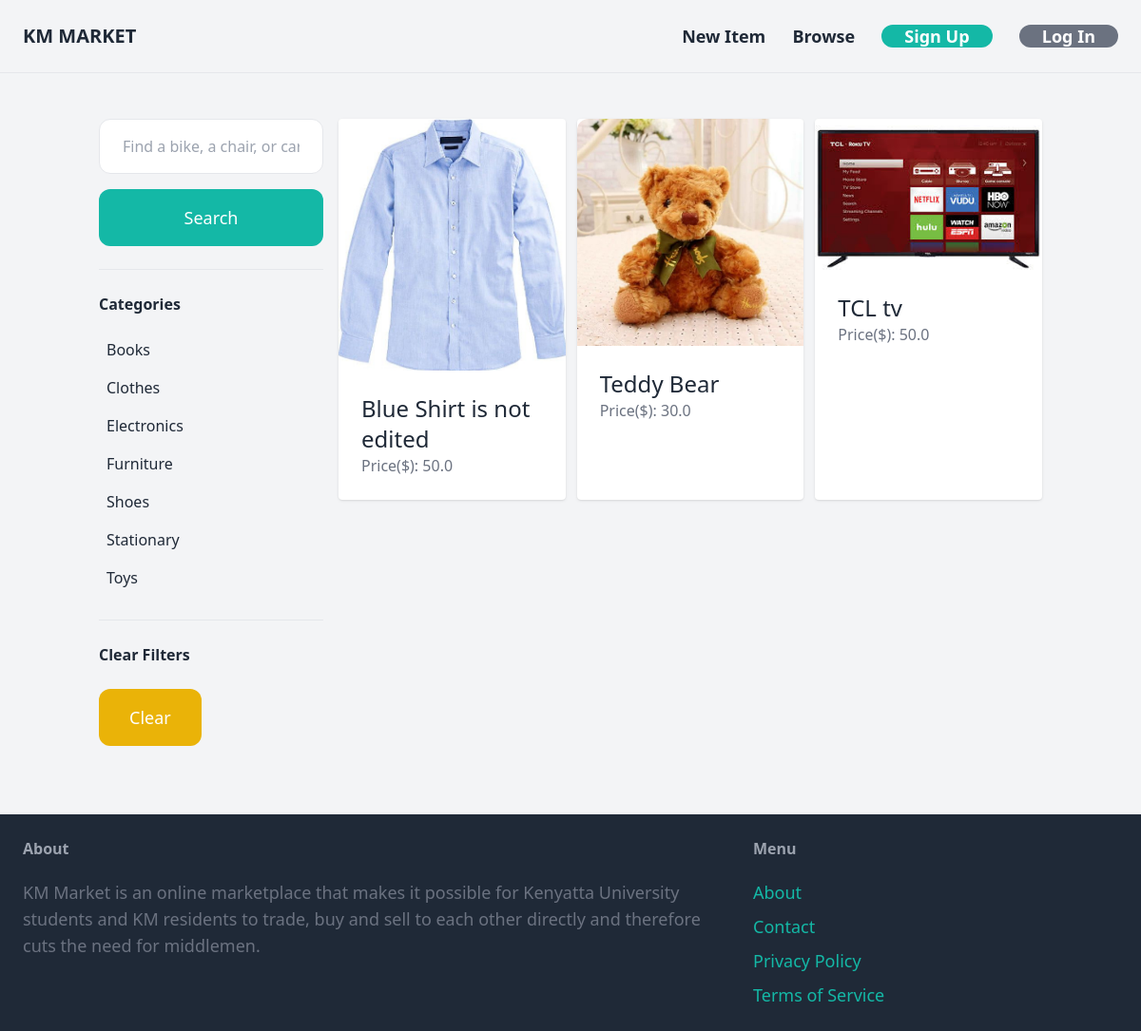
The app's page /items/ with its own data.
### item/models.py (models this page shows, shortened)
class Category(models.Model):
    name = models.CharField(max_length=255)
    class Meta:
        ordering = ('name',)
        verbose_name_plural = 'categories'

class Item(models.Model):
    category = models.ForeignKey(Category, related_name="items", on_delete=models.CASCADE)
    name = models.CharField(max_length=255, default='noname')
    description = models.TextField(blank=True, null=True)
    price = models.FloatField()
    image = models.ImageField(upload_to="item_images", blank=True, null=True)
    is_sold = models.BooleanField(default=False)
    created_by = models.ForeignKey(User, related_name='items', on_delete=models.CASCADE)
    created_at = models.DateTimeField(auto_now_add=True)

### item/views.py (the view)
# urls.py: path('', views.items, name='items'),
def items(request):
    query = request.GET.get('query', '')
    category_id = request.GET.get('category_id', 0)
    categories = Category.objects.all()
    items = Item.objects.filter(is_sold=False)
    if category_id:
        items = items.filter(category_id=category_id)
    if query:
        items = items.filter(Q(name__icontains=query) | Q(description__icontains=query))
    return render(request, 'item/items.html', {
        'items': items,
        'query': query,
        'categories': categories,
        'category_id': int(category_id)
    })

### item/templates/item/items.html (shortened to what this page needs)
{% extends 'core/base.html' %}
{% block content %}
<div class="container mx-auto px-4 py-6">
      <div class="pb-6 grid grid-cols-4 gap-4 bg-gray-100">
          <div class="col-span-1">
              <form action="{% url 'item:items' %}" method="get">
                  <input name="query" class="w-full py-4 px-6 border rounded-xl mb-4" type="text" value="{{ query }}" placeholder="Find a bike, a chair, or car...">
                  <button class="w-full py-4 px-8 text-lg bg-teal-500 hover:bg-teal-700 rounded-xl text-white">Search</button>
              </form>
              <hr class="my-6">
              <p class="font-semibold mb-4">Categories</p>
              <ul>
                  {% for category in categories %}
                      <li class="py-2 px-2 rounded-xl {% if category.id == category_id %} bg-gray-200 {% endif %}">
                          <a href="{% url 'item:items' %}?query={{ query }}&category={{ category.id }}">{{ category.name }}</a>
                      </li>
                  {% endfor %}
              </ul>
              <hr class="my-6">
              <p class="font-semibold mb-4">Clear Filters</p>
              <ul>
                  <li>
                      <a href="{% url 'item:items' %}" class="mt-2 py-4 px-8 inline-block bg-yellow-500 hover:bg-yellow-700 text-lg rounded-xl text-white">Clear</a>
                  </li>
              </ul>
          </div>
          <div class="col-span-3">
              <div class="grid grid-cols-3 gap-3">
                  {% for item in items %}
                      <div class="bg-white rounded shadow">
                          <a href="{% url 'item:detail' item.id %}">
                              <div>
                                  <img src="{{ item.image.url }}" alt="{{ item.name }}" class="rounded-t-xl w-full h-auto">
                              </div>
                              <div class="p-6 bg-white rounded-b-xl">
                                  <h2 class="text-2xl">{{ item.name }}</h2>
                                  <p class="text-gray-500">Price($): {{ item.price }}</p>
                              </div>
                          </a>
                      </div>
                  {% endfor %}
              </div>
          </div>
      </div>
  </div>
{% endblock %}

### records on screen
Category: name "Books"
Category: name "Clothes"
Category: name "Electronics"
Category: name "Furniture"
Category: name "Shoes"
Category: name "Stationary"
Category: name "Toys"
Item: image (picture), name "Blue Shirt is not edited", price "50.0"
Item: image (picture), name "Teddy Bear", price "30.0"
Item: image (picture), name "TCL tv", price "50.0"
